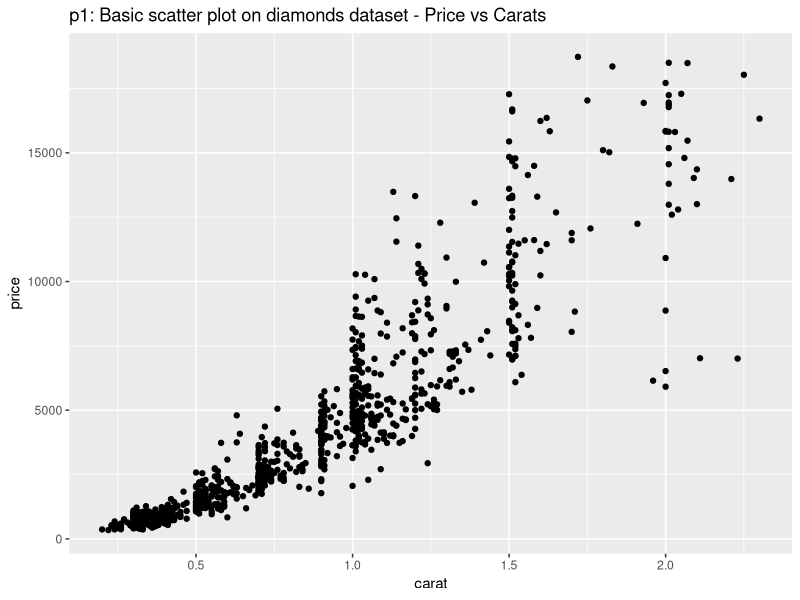
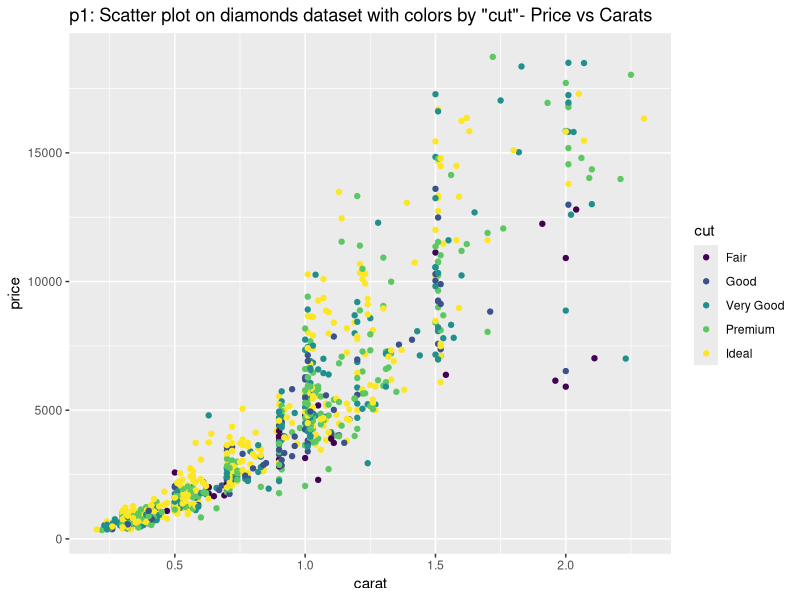
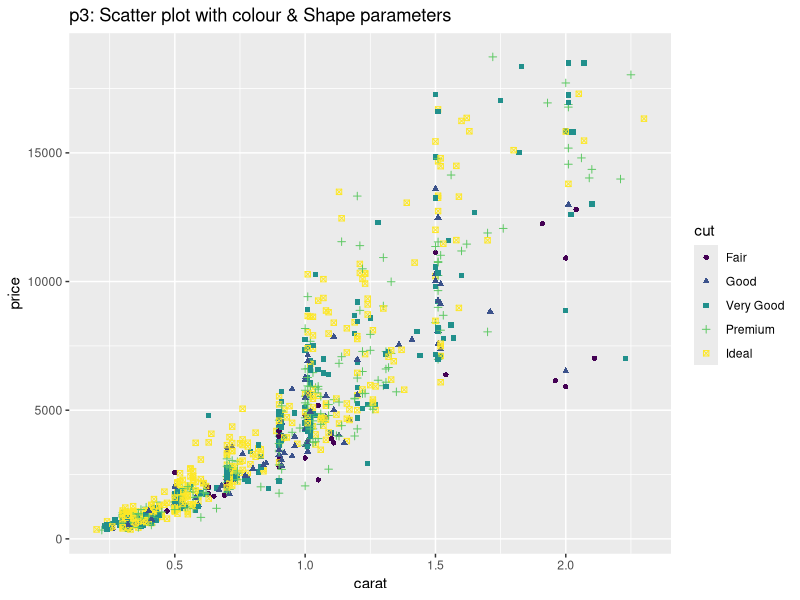
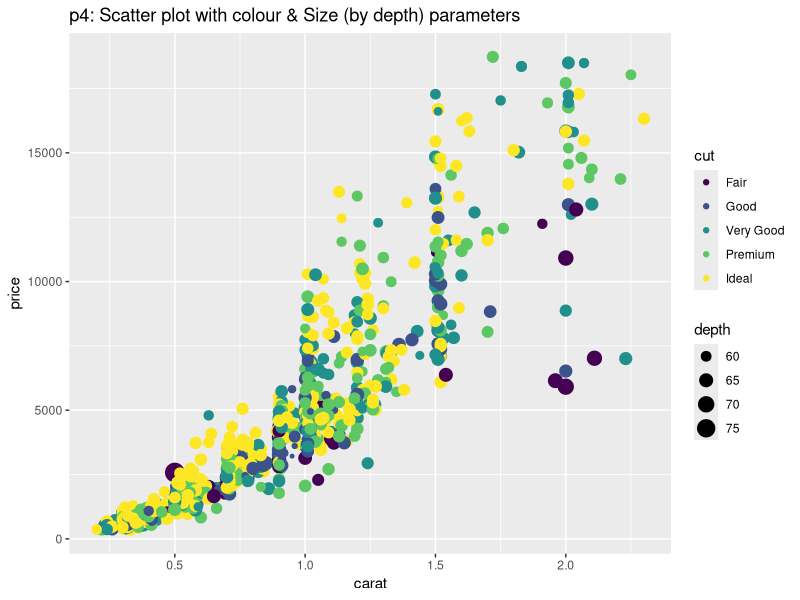

These charts were generated, in order, by the following R code: (Note: this script raises an error after producing the figures.)
## ---- chunk 1

require(ggplot2)
require(gridExtra)
diamonds<-diamonds
summary(diamonds)
colnames(diamonds)
nrow(diamonds)

set.seed(56)
data=diamonds[sample(1:nrow(diamonds),1000),]
## ---- chunk 2

p1=ggplot(data)+
  geom_point(aes(y=price,x=carat))+
  ggtitle('p1: Basic scatter plot on diamonds dataset - Price vs Carats')

p1

## ---- chunk 3

p2=ggplot(data)+
  geom_point(aes(y=price,x=carat,color=cut))+
  ggtitle('p1: Scatter plot on diamonds dataset with colors by "cut"- Price vs Carats')

p2

## ---- chunk 4
p3=ggplot(data)+
  geom_point(aes(y=price,x=carat,color=cut,shape=cut))+
  ggtitle('p3: Scatter plot with colour & Shape parameters')

p3

## ---- chunk 5

p4=ggplot(data)+
  geom_point(aes(y=price,x=carat,color=cut,size=depth))+
  ggtitle('p4: Scatter plot with colour & Size (by depth) parameters')

p4
## ---- chunk 6

grid.arrange(p1,p2,p3,p4,ncol=2,main='Scatter Plots')

## ---- chunk 7

ggplot(data)+
  geom_point(aes(x=carat,y=price,color=cut),alpha=0.7)+
  facet_grid(facets=cut~clarity)+
  ggtitle('More parameters added to the scatterplot')

